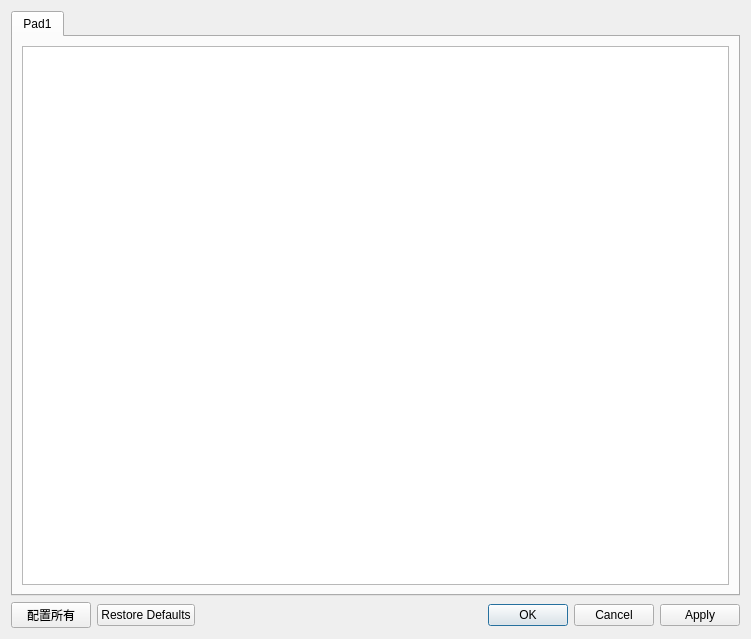
<?xml version="1.0" encoding="UTF-8"?>
<ui version="4.0">
 <class>ControllerConfigDialog</class>
 <widget class="QDialog" name="ControllerConfigDialog">
  <property name="geometry">
   <rect>
    <x>0</x>
    <y>0</y>
    <width>751</width>
    <height>639</height>
   </rect>
  </property>
  <property name="minimumSize">
   <size>
    <width>751</width>
    <height>639</height>
   </size>
  </property>
  <property name="maximumSize">
   <size>
    <width>751</width>
    <height>639</height>
   </size>
  </property>
  <property name="windowTitle">
   <string>Dialog</string>
  </property>
  <layout class="QGridLayout" name="gridLayout_2">
   <item row="1" column="1">
    <widget class="QDialogButtonBox" name="buttonBox">
     <property name="orientation">
      <enum>Qt::Horizontal</enum>
     </property>
     <property name="standardButtons">
      <set>QDialogButtonBox::Apply|QDialogButtonBox::Cancel|QDialogButtonBox::Ok|QDialogButtonBox::RestoreDefaults</set>
     </property>
     <property name="centerButtons">
      <bool>false</bool>
     </property>
    </widget>
   </item>
   <item row="1" column="0">
    <widget class="QPushButton" name="ConfigAllButton">
     <property name="text">
      <string>配置所有</string>
     </property>
    </widget>
   </item>
   <item row="0" column="0" colspan="2">
    <widget class="QTabWidget" name="tabWidget">
     <property name="enabled">
      <bool>true</bool>
     </property>
     <property name="styleSheet">
      <string notr="true">

QGroupBox {
    border: 1px solid gray;
    border-radius: 9px;
    margin-top: 0.5em;
}

QGroupBox::title {
    subcontrol-origin: margin;
    left: 10px;
    padding: 0 3px 0 3px;
}

</string>
     </property>
     <property name="currentIndex">
      <number>0</number>
     </property>
     <widget class="QWidget" name="tab">
      <attribute name="title">
       <string>Pad1</string>
      </attribute>
      <layout class="QGridLayout" name="gridLayout">
       <item row="0" column="0">
        <widget class="QTableView" name="tableView"/>
       </item>
      </layout>
     </widget>
    </widget>
   </item>
  </layout>
 </widget>
 <tabstops>
  <tabstop>tabWidget</tabstop>
 </tabstops>
 <resources/>
 <connections>
  <connection>
   <sender>buttonBox</sender>
   <signal>accepted()</signal>
   <receiver>ControllerConfigDialog</receiver>
   <slot>accept()</slot>
   <hints>
    <hint type="sourcelabel">
     <x>248</x>
     <y>254</y>
    </hint>
    <hint type="destinationlabel">
     <x>157</x>
     <y>274</y>
    </hint>
   </hints>
  </connection>
  <connection>
   <sender>buttonBox</sender>
   <signal>rejected()</signal>
   <receiver>ControllerConfigDialog</receiver>
   <slot>reject()</slot>
   <hints>
    <hint type="sourcelabel">
     <x>316</x>
     <y>260</y>
    </hint>
    <hint type="destinationlabel">
     <x>286</x>
     <y>274</y>
    </hint>
   </hints>
  </connection>
 </connections>
</ui>
